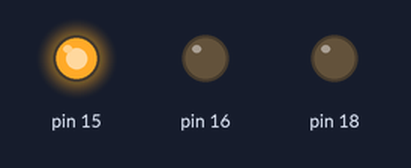
Simulated run of this program. Board: Raspberry Pi (header pin numbers). Parts: output pins drawn as LEDs (lit = HIGH).

Above: at 0.5 s.
At 2.5 s:
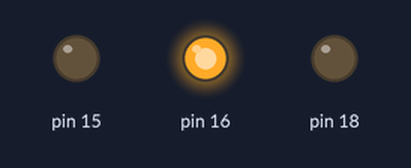
At 4.5 s:
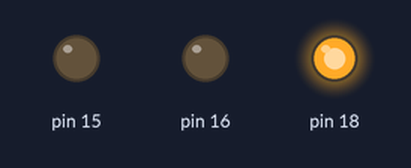
At 5.5 s:
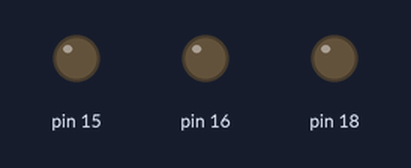
Timing chart, 0 to 7.8 s (numbered marks = the images above):
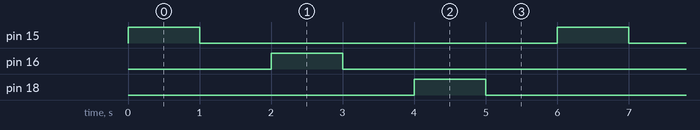

Measured:
- by itself, pin 15, pin 16, pin 18: alternates HIGH for 1.0 s and LOW for 5.0 s

The program:

go.py
```python
import RPi.GPIO as GPIO
import time
# blinking function
def blink(pin):
    # set up GPIO output channel
        GPIO.setup(pin, GPIO.OUT)
        GPIO.output(pin,GPIO.HIGH)
        time.sleep(1)
        GPIO.output(pin,GPIO.LOW)
        time.sleep(1)
        return
GPIO.cleanup()
# to use Raspberry Pi board pin numbers
GPIO.setmode(GPIO.BOARD)
# blink GPIO17 50 times
for i in range(0,50):
    blink(15)
    blink(16)
    blink(18)
GPIO.cleanup() 
```
